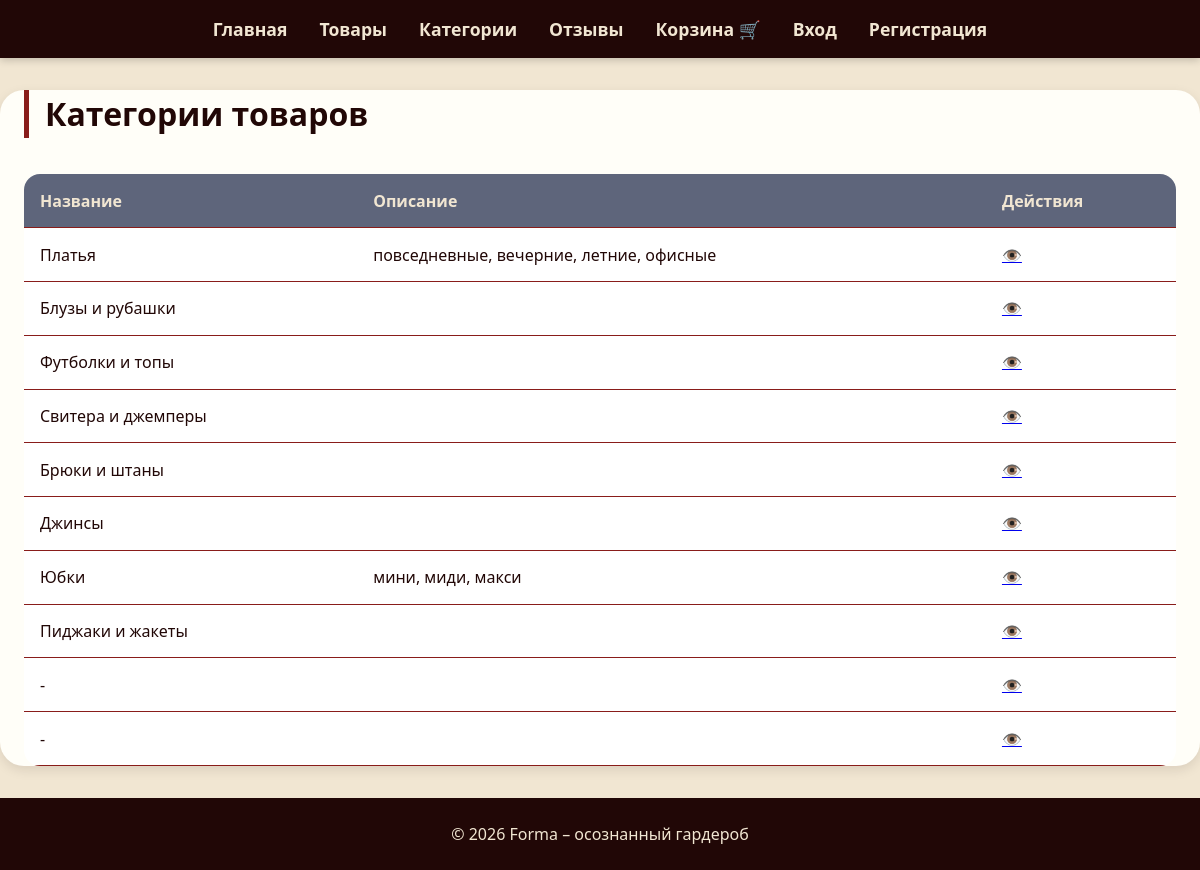
Page /categories/ on the committed database.
### app/models.py (models this page shows, shortened)
class ProductCategory(models.Model):
    title = models.CharField(max_length=200)
    description = models.TextField(blank=True)

### app/views.py (the view)
# urls.py: path('categories/', views.ProductCategoryListView.as_view(), name='productcategory_list'),
class ProductCategoryListView(ListView):
    model = ProductCategory
    template_name = 'app/productcategory_list.html'
    context_object_name = 'categories'

### app/templates/app/productcategory_list.html (shortened to what this page needs)
{% extends 'app/base.html' %}
{% block content %}
<div class="page-header">
    <h1>Категории товаров</h1>
</div>
<table>
    <thead>
        <tr><th>Название</th><th>Описание</th><th>Действия</th></tr>
    </thead>
    <tbody>
        {% for cat in categories %}
        <tr>
            <td>{{ cat.title }}</td>
            <td>{{ cat.description|truncatewords:10 }}</td>
            <td>
                <a href="{% url 'app:productcategory_detail' cat.pk %}">👁️</a>
            </td>
        </tr>
        {% empty %}
        <tr><td colspan="3">Категорий пока нет.</td></tr>
        {% endfor %}
    </tbody>
</table>
{% endblock %}

### app/static/app/css/style.css (style rules this page uses)
* { margin: 0; padding: 0; box-sizing: border-box; }
body { font-family: 'Segoe UI', Roboto, 'Helvetica Neue', sans-serif; background-color: #F1E6D2; color: #210706; line-height: 1.5; }
h1, h2, h3 { color: #210706; margin-bottom: 0.75rem; }
h1 { border-left: 5px solid #891D1A; padding-left: 1rem; }
table { width: 100%; background: white; border-radius: 16px; overflow: hidden; margin: 1.5rem 0; border-collapse: collapse; }
th, td { padding: 0.9rem 1rem; text-align: left; border-bottom: 1px solid #891D1A; }
th { background-color: #5E657B; color: #F1E6D2; font-weight: 700; }
.page-header { display: flex; justify-content: space-between; align-items: center; flex-wrap: wrap; margin: 1rem 0 1.5rem 0; }

### rows in the picture
ProductCategory: title "Платья", description "повседневные, вечерние, летние, офисные"
ProductCategory: title "Блузы и рубашки"
ProductCategory: title "Футболки и топы"
ProductCategory: title "Свитера и джемперы"
ProductCategory: title "Брюки и штаны"
ProductCategory: title "Джинсы"
ProductCategory: title "Юбки", description "мини, миди, макси"
ProductCategory: title "Пиджаки и жакеты"
ProductCategory: title "-"
ProductCategory: title "-"
